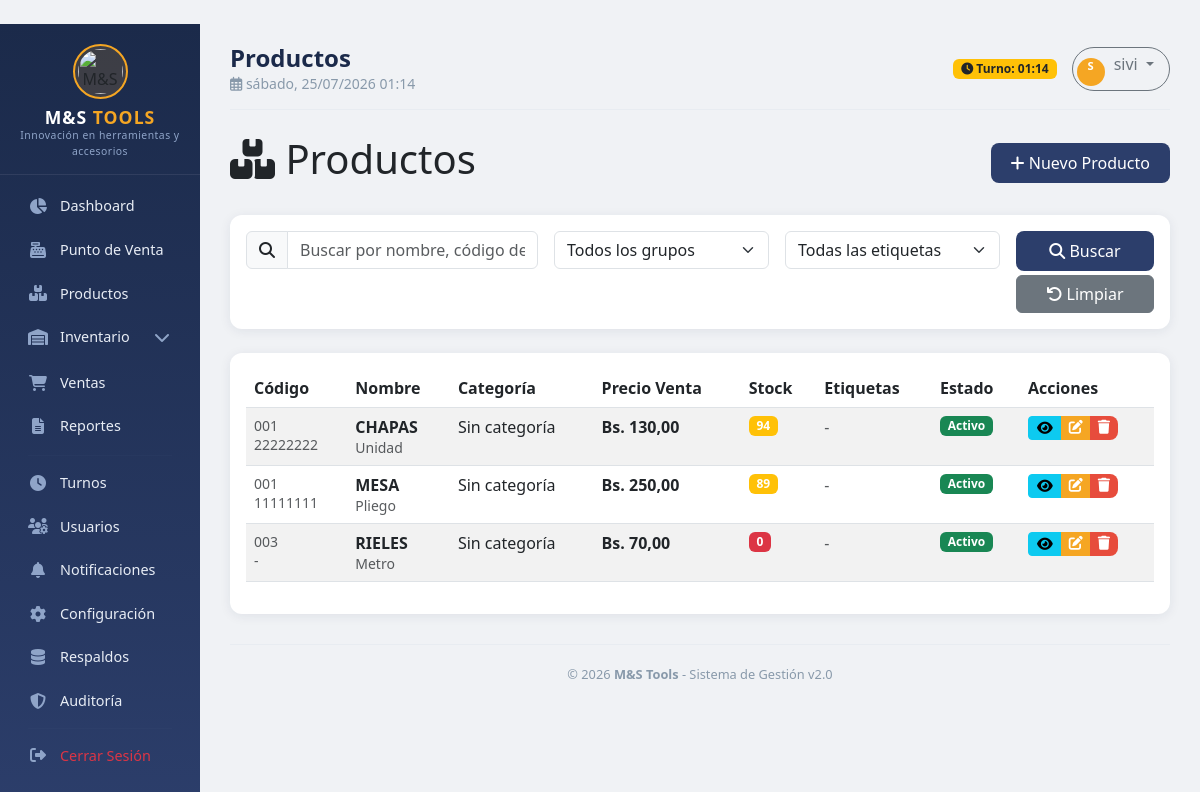
Screenshot of /products/ (signed in) with the database file from the repository.
### apps/products/models.py (models this page shows, shortened)
class Product(models.Model):
    code_level1 = models.CharField('Nivel 1', max_length=4, blank=True)
    code_level2 = models.CharField('Nivel 2', max_length=4, blank=True)
    code_level3 = models.CharField('Nivel 3', max_length=4, blank=True)
    code_level4 = models.CharField('Nivel 4', max_length=4, blank=True)
    barcode = models.CharField('Código de Barras', max_length=50, unique=True, blank=True, null=True)
    factory_code = models.CharField('Código de Fábrica', max_length=50, blank=True)
    name = models.CharField('Nombre', max_length=200)
    description = models.TextField('Descripción', blank=True)
    group = models.ForeignKey(ProductGroup, on_delete=models.SET_NULL, null=True, blank=True, related_name='products')
    category = models.ForeignKey(ProductCategory, on_delete=models.SET_NULL, null=True, blank=True, related_name='products')
    unit = models.CharField('Unidad', max_length=20, default='Unidad')
    purchase_price = models.DecimalField('Precio de Compra', max_digits=12, decimal_places=2, default=0)
    sale_price = models.DecimalField('Precio de Venta', max_digits=12, decimal_places=2, default=0)
    current_stock = models.DecimalField('Stock Actual', max_digits=12, decimal_places=2, default=0)
    min_stock = models.DecimalField('Stock Mínimo', max_digits=12, decimal_places=2, default=0)
    max_stock = models.DecimalField('Stock Máximo', max_digits=12, decimal_places=2, default=0)
    tags = models.ManyToManyField(Tag, blank=True, related_name='products', verbose_name='Etiquetas')
    is_active = models.BooleanField('Activo', default=True)
    created_at = models.DateTimeField('Creado', auto_now_add=True)
    updated_at = models.DateTimeField('Actualizado', auto_now=True)
    class Meta:
        verbose_name = 'Producto'
        verbose_name_plural = 'Productos'
        ordering = ['name']
    @property
    def full_code(self):
        return f"{self.code_level1}{self.code_level2}{self.code_level3}{self.code_level4}"

### apps/products/views.py (the view, shortened to what this page needs)
# urls.py: path('', views.product_list, name='list'),
@login_required
def product_list(request):
    products = Product.objects.all()
    search = request.GET.get('search', '')
    group_id = request.GET.get('group', '')
    if group_id:
        products = products.filter(group_id=group_id)
    tag_id = request.GET.get('tag', '')
    if tag_id:
        products = products.filter(tags__id=tag_id)
    all_tags = Tag.objects.filter(is_active=True)
    groups = ProductGroup.objects.all()
    context = {
        'products': products,
        'groups': groups,
        'tags': all_tags,
        'selected_tag': tag_id,
        'title': 'Productos'
    }
    return render(request, 'products/list.html', context)

### templates/products/list.html (shortened to what this page needs)
﻿{% extends 'base/base.html' %}
{% load static %}
{% block content %}
<div class="d-flex justify-content-between align-items-center mb-4">
    <h1><i class="fas fa-boxes"></i> Productos</h1>
    <a href="{% url 'products:create' %}" class="btn btn-primary">
        <i class="fas fa-plus"></i> Nuevo Producto
    </a>
</div>
<div class="card mb-4">
    <div class="card-body">
        <form method="get" class="row g-3">
            <div class="col-md-4">
                <div class="input-group">
                    <span class="input-group-text"><i class="fas fa-search"></i></span>
                    <input type="text"
                           name="search"
                           class="form-control"
                           placeholder="Buscar por nombre, código de barras o etiqueta..."
                           value="{{ request.GET.search }}">
                </div>
            </div>
            <div class="col-md-3">
                <select name="group" class="form-select">
                    <option value="">Todos los grupos</option>
                </select>
            </div>
            <div class="col-md-3">
                <select name="tag" class="form-select">
                    <option value="">Todas las etiquetas</option>
                </select>
            </div>
            <div class="col-md-2">
                <button type="submit" class="btn btn-primary w-100">
                    <i class="fas fa-search"></i> Buscar
                </button>
                <a href="{% url 'products:list' %}" class="btn btn-secondary w-100 mt-1">
                    <i class="fas fa-undo"></i> Limpiar
                </a>
            </div>
        </form>
    </div>
</div>
<div class="card">
    <div class="card-body">
        <div class="table-responsive">
            <table class="table table-striped table-hover">
                <thead>
                    <tr>
                        <th>Código</th>
                        <th>Nombre</th>
                        <th>Categoría</th>
                        <th>Precio Venta</th>
                        <th>Stock</th>
                        <th>Etiquetas</th>
                        <th>Estado</th>
                        <th>Acciones</th>
                    </tr>
                </thead>
                <tbody>
                    {% for product in products %}
                    <tr>
                        <td>
                            <small class="text-muted">{{ product.full_code|default:"-" }}</small>
                            <br>
                            <small class="text-muted">{{ product.barcode|default:"-" }}</small>
                        </td>
                        <td>
                            <strong>{{ product.name }}</strong>
                            <br>
                            <small class="text-muted">{{ product.unit }}</small>
                        </td>
                        <td>{{ product.category.name|default:"Sin categoría" }}</td>
                        <td><strong>Bs. {{ product.sale_price|floatformat:2 }}</strong></td>
                        <td>
                            {% if product.current_stock <= product.min_stock %}
                                <span class="badge bg-danger">{{ product.current_stock|floatformat:0 }}</span>
                            {% elif product.current_stock <= product.max_stock|add:"-10" %}
                                <span class="badge bg-warning">{{ product.current_stock|floatformat:0 }}</span>
                            {% else %}
                                <span class="badge bg-success">{{ product.current_stock|floatformat:0 }}</span>
                            {% endif %}
                        </td>
                        <td>
                            {% for tag in product.tags.all %}
                            <span class="badge bg-{{ tag.color }}">{{ tag.name }}</span>
                            {% empty %}
                            <span class="text-muted">-</span>
                            {% endfor %}
                        </td>
                        <td>
                            {% if product.is_active %}
                                <span class="badge bg-success">Activo</span>
                            {% else %}
                                <span class="badge bg-danger">Inactivo</span>
                            {% endif %}
                        </td>
                        <td>
                            <div class="btn-group btn-group-sm">
                                <a href="{% url 'products:detail' product.pk %}" class="btn btn-info" title="Ver">
                                    <i class="fas fa-eye"></i>
                                </a>
                                <a href="{% url 'products:edit' product.pk %}" class="btn btn-warning" title="Editar">
                                    <i class="fas fa-edit"></i>
                                </a>
                                <a href="{% url 'products:delete' product.pk %}" class="btn btn-danger" title="Eliminar">
                                    <i class="fas fa-trash"></i>
                                </a>
                            </div>
                        </td>
                    </tr>
                    {% endfor %}
                </tbody>
            </table>
        </div>
    </div>
</div>
{% endblock %}

### templates/base/base.html (shortened to what this page needs)
﻿<!DOCTYPE html>
<html lang="es">
<head>
    <link href="https://cdn.jsdelivr.net/npm/bootstrap@5.3.0/dist/css/bootstrap.min.css" rel="stylesheet">
    <link rel="stylesheet" href="https://cdnjs.cloudflare.com/ajax/libs/font-awesome/6.4.0/css/all.min.css">
</head>
<body>
    <div class="container-fluid">
        <div class="row">
            <div class="col-md-2 col-lg-2 d-none d-md-block sidebar p-0">
                <div class="logo">
    <div class="logo-icon">
        <img src="/media/logos/logo_redondo.png" alt="M&S Tools" style="width: 45px; height: 45px; object-fit: contain; border-radius: 50%;">
    </div>
    <h5>M&S <span>TOOLS</span></h5>
    <small>Innovación en herramientas y accesorios</small>
</div>
                <div class="nav-section">
                    <a class="nav-link {% if request.resolver_match.url_name == 'dashboard' %}active{% endif %}" href="{% url 'core:dashboard' %}">
                        <i class="fas fa-chart-pie"></i> Dashboard
                    </a>
                    <a class="nav-link" href="{% url 'sales:pos' %}">
                        <i class="fas fa-cash-register"></i> Punto de Venta
                    </a>
                    <a class="nav-link" href="{% url 'products:list' %}">
                        <i class="fas fa-boxes"></i> Productos
                    </a>
                    <div class="submenu-toggle nav-link" onclick="toggleSubmenu(this)">
                        <i class="fas fa-warehouse"></i> Inventario
                        <span class="chevron"><i class="fas fa-chevron-down"></i></span>
                    </div>
                    <a class="nav-link" href="{% url 'sales:list' %}">
                        <i class="fas fa-shopping-cart"></i> Ventas
                    </a>
<a class="nav-link" href="{% url 'reports:dashboard' %}">
    <i class="fas fa-file-alt"></i> Reportes
</a>
                    <hr class="sidebar-divider">
                    <a class="nav-link" href="{% url 'users:shift_dashboard' %}">
                        <i class="fas fa-clock"></i> Turnos
                    </a>
                    {% if user.is_superuser %}
                    <a class="nav-link" href="{% url 'users:list' %}">
                        <i class="fas fa-users-cog"></i> Usuarios
                    </a>
                    {% endif %}
                    <a class="nav-link" href="{% url 'notifications:list' %}">
                        <i class="fas fa-bell"></i> Notificaciones
                    </a>
                    {% if user.is_superuser %}
                    <a class="nav-link" href="{% url 'core:settings' %}">
                        <i class="fas fa-cog"></i> Configuración
                    </a>
                    {% endif %}
                    {% if user.is_superuser %}
                    <a class="nav-link" href="{% url 'backup:list' %}">
                        <i class="fas fa-database"></i> Respaldos
                    </a>
                    {% endif %}
                    {% if user.is_superuser %}
                    <a class="nav-link" href="{% url 'audit:dashboard' %}">
                        <i class="fas fa-shield-alt"></i> Auditoría
                    </a>
                    {% endif %}
                    <hr class="sidebar-divider">
                    <a class="nav-link text-danger" href="{% url 'core:logout' %}">
                        <i class="fas fa-sign-out-alt"></i> Cerrar Sesión
                    </a>
                </div>
            </div>
            <div class="col-md-10 col-lg-10 main-content">
                <div class="top-bar">
                    <div>
                        <h4>{% block page_title %}{{ title|default:"Dashboard" }}{% endblock %}</h4>
                        <small><i class="far fa-calendar-alt"></i> {% now "l, d/m/Y H:i" %}</small>
                    </div>
                    <div class="user-info">
                        <span class="badge bg-warning text-dark">
                            <i class="fas fa-clock"></i> Turno: {% now "H:i" %}
                        </span>
                        <div class="dropdown">
                            <button class="btn btn-outline-secondary dropdown-toggle" type="button" data-bs-toggle="dropdown" style="border-radius: 30px; padding: 4px 15px 4px 4px;">
                                <span class="user-avatar" style="display: inline-block; width: 28px; height: 28px; font-size: 0.7rem; margin-right: 5px;">
                                    {{ user.username|first|upper }}
                                </span>
                                {{ user.username|default:"Invitado" }}
                            </button>
                        </div>
                    </div>
                </div>
                {% block content %}{% endblock %}
                <div class="footer">
                    &copy; {% now "Y" %} <strong>M&S Tools</strong> - Sistema de Gestión v2.0
                </div>
            </div>
        </div>
    </div>
</body>
</html>

### rows the page displays
Product: full_code "001", barcode "22222222", name "CHAPAS", unit "Unidad", category.name "Sin categoría", sale_price "130,00", current_stock "94", is_active "Activo"
Product: full_code "001", barcode "11111111", name "MESA", unit "Pliego", category.name "Sin categoría", sale_price "250,00", current_stock "89", is_active "Activo"
Product: full_code "003", barcode "-", name "RIELES", unit "Metro", category.name "Sin categoría", sale_price "70,00", current_stock "0", is_active "Activo"

### other values shown
{{ title|default:"Dashboard" }} "Productos"
{{ user.username|first|upper }} "S"
{{ user.username|default:"Invitado" }} "sivi"
